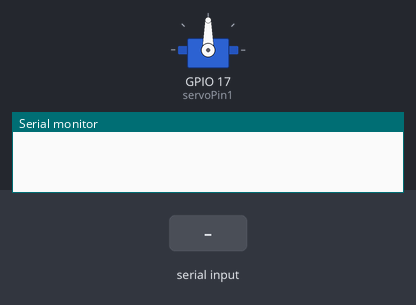
Bench run of a sketch on a simulated ESP32. Shown: servo, the last lines printed to the serial monitor. The test bench sets the inputs (shaded band).

Above: at 1.2 s.
1.3 s: "30,150\n" received over Serial
At 3.2 s:
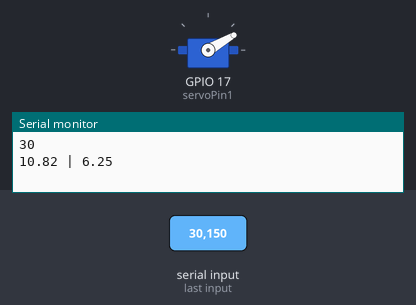
3.8 s: "5\n" received over Serial
At 5.1 s:
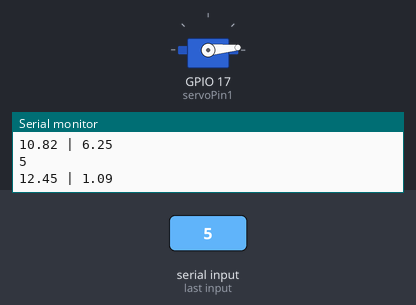
6.3 s: "200\n" received over Serial
At 8.2 s:
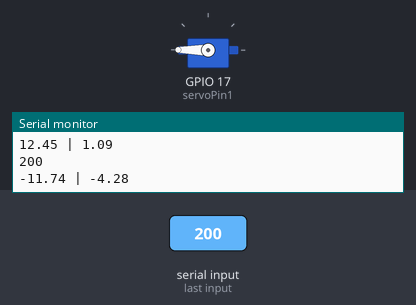
8.8 s: "90,45\n" received over Serial
At 10.1 s:
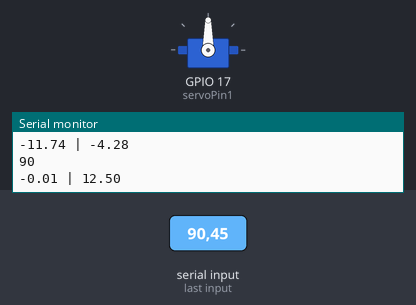
Timing chart, 0 to 11.8 s (numbered marks = the images above; inputs shaded):
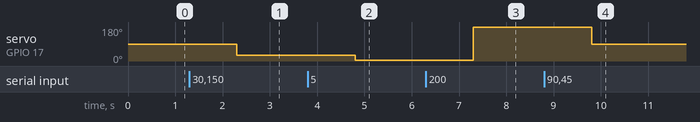

Measured:
- after the input at 1.3 s, servo on GPIO 17 (servoPin1): 90° → 30° after 1.0 s
- after the input at 3.8 s, servo on GPIO 17 (servoPin1): 30° → 5° after 1.0 s
- after the input at 6.3 s, servo on GPIO 17 (servoPin1): 5° → 180° after 1.0 s
- after the input at 8.8 s, servo on GPIO 17 (servoPin1): 180° → 90° after 1.0 s

The sketch:

1_dof_kinematics.ino
```cpp
// (licence header left out)
#include <ESP32Servo.h>
static const int servoPin1 = 17;
int servo_angle;
Servo servo1;
double x,y;
float l= 12.5;
void setup() {
    Serial.begin(115200);
    servo1.attach(servoPin1);
}

void loop() {
  if (Serial.available() > 0) {
    String first  = Serial.readStringUntil('\0');
    servo_angle=first.toInt();
    Serial.println(servo_angle);
    // Understnad these equations of right angle triangle in output

    x=l * (cos(servo_angle/57.26 )) ;  // input radians ---> coverted degrees to radian first
    y=l * (sin(servo_angle/57.29 ));


    Serial.print(x);Serial.print(" | ");Serial.println(y);

    servo1.write(servo_angle);
}

}
```
